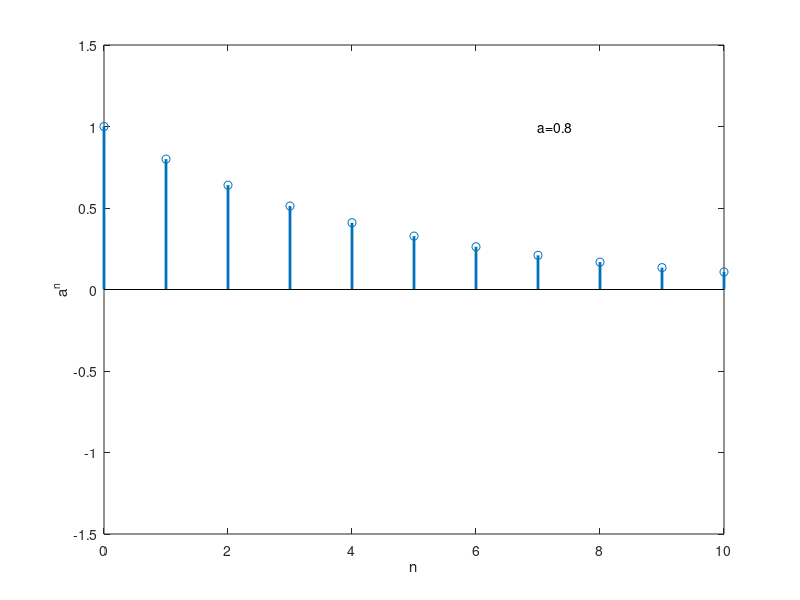

Reproduce this figure in MATLAB.
n=0:10;
x1=power(0.8,n);
stem(n,x1,'linewidth',2);
xlabel('n');
ylabel('a^n');
axis([n(1) n(end) -1.5 1.5]);
text(7,1,2,'a=0.8');